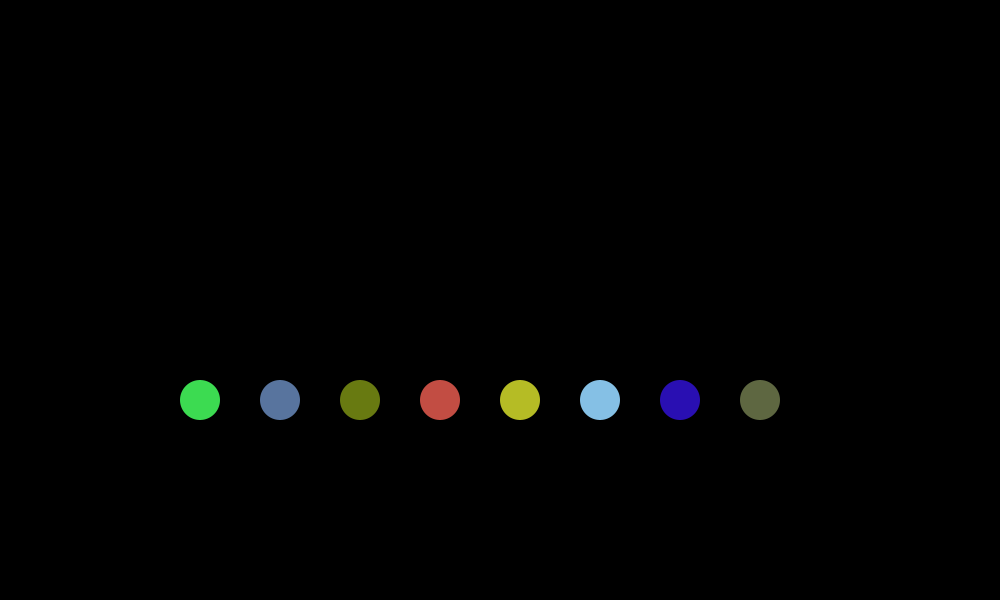
Frame 1 (no input)
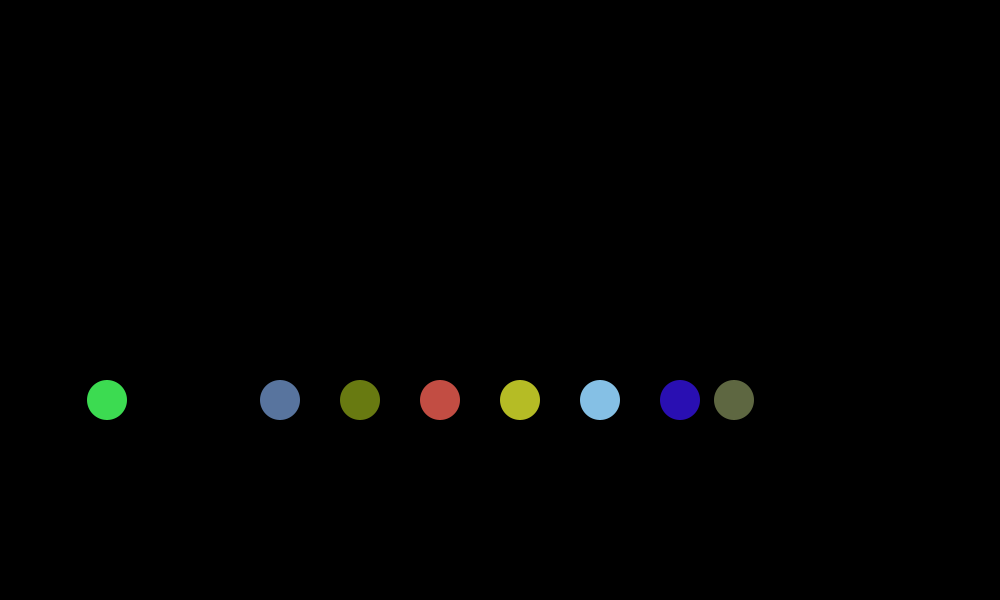
Frame 60 (the mouse pressed at the canvas centre just before this capture)
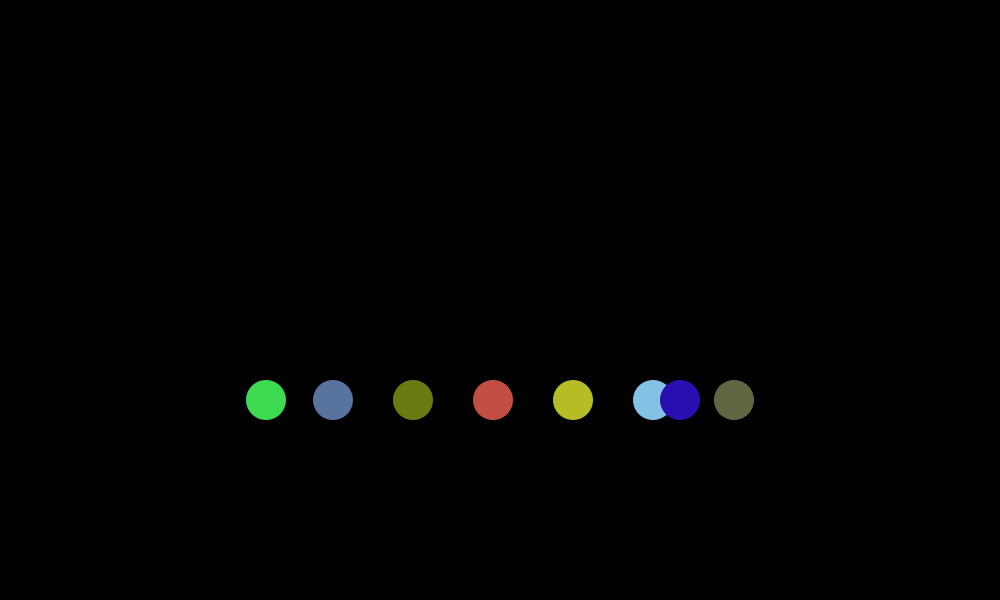
Frame 120 (the mouse held since frame 60 and released just before this capture)

The Processing sketch that drew these frames (run headless with seeded random() and noise(); from frame 60 on, the mouse is pressed at the canvas centre):

// Processing sketch: processing_127679
// ── processing_127679.pde


int s=1000;
int s2=600;
//how many pixels each cell is - square

int n=8;
int[] x=new int[n];
int[] y=new int[n];
int[] dx=new int[n];
int[] dy=new int[n];
int[] c=new int[n];
int[] f=new int[n];
int[] t=new int[n];
//frame rate
int rate=32;




void setup() 
{


  frameRate(rate);

  noStroke();


  for (int i=0;i<x.length;i++) {
    x[i]=int(random(s));
    y[i]=int(random(s2));

     y[i]=400;
    x[i]=int(random(s));
    c[i]=color(random(256), random(256), random(256), 255);

    f[i]=int(random(40,40));

    dx[i]=int(random(-1*f[i], 1*f[i]));
    dy[i]=int(random(-1*f[i], 1*f[i]));
    dy[i]=0;
    if (i>0){
      dx[i]=0;
      
      }else{
        dx[i]=int(random(f[i], 2*f[i]));
       
      };
      x[i]= 200+2*f[i]*i;
  }
  size(1000, 600);

  background(0, 0, 0);
}


void draw()
{

 // filter(ERODE);
  //filter(DILATE);
  // filter(BLUR);
  fill(color(0, 0, 0, 255));
  rect(0, 0, s, s2);


  for (int i=0;i<x.length;i++) {
    fill(c[i]);

    ellipse(x[i], y[i], f[i], f[i]);






    x[i]=x[i]+dx[i];
    y[i]=y[i]+dy[i];
    if (x[i]<0) {
      dx[i]=dx[i]*-1;
      x[i]=1;
    }
    if (x[i]>s) {
      dx[i]=dx[i]*-1;
      x[i]= s-1;
    }
    if (y[i]<0) {
      dy[i]=dy[i]*-1;
      y[i]=1;
    }
    if (y[i]>s2) {
      dy[i]=dy[i]*-1;
      y[i]=s2-1;
    }
  }
  for (int m=0;m<x.length;m++) {
    for (int n=0;n<x.length;n++) {
      if (m<n) {
        float d=sqrt(((x[m]-x[n])*(x[m]-x[n]))+(y[m]-y[n])*(y[m]-y[n]));
        float r=(f[m]+f[n])/2;
        if (d<r) {
          int f1;
          int f2;
          int dx1;
          int dy1;
          int dx2;
          int dy2;
          int mx0;
          int mx1;
          int mx2;
          f1=f[m];
          f2=f[n];
          int my0;
          int my1;
          int my2;
          dx1=dx[m];
          dy1=dy[m];
          dx2=dx[n];
          dy2=dy[n];
          mx0=(dx1*f1+dx2*f2);
       
          mx1=(dx2*f2);
          mx2=mx0-mx1;
        
           my0=(dy1*f1+dy2*f2);
       
          my1=(dy2*f2);
          my2=my0-my1;
         
          dx[m]=mx1/f1;
          dy[m]=my1/f1;;
          dx[n]=mx2/f2;
          dy[n]=my2/f2;
             
        }
      }
    }
  }

}





void keyPressed()
{
  if ( key == 's' ) save(str(millis())+".jpg");
  if ( key == 'r' ) setup();
}
